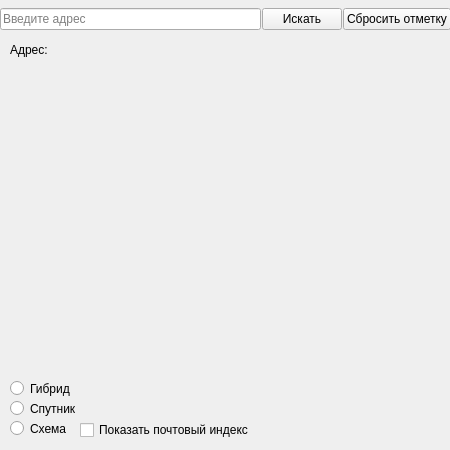
<?xml version="1.0" encoding="UTF-8"?>
<ui version="4.0">
 <class>MainWindow</class>
 <widget class="QMainWindow" name="MainWindow">
  <property name="geometry">
   <rect>
    <x>0</x>
    <y>0</y>
    <width>450</width>
    <height>450</height>
   </rect>
  </property>
  <property name="sizePolicy">
   <sizepolicy hsizetype="Fixed" vsizetype="Fixed">
    <horstretch>0</horstretch>
    <verstretch>0</verstretch>
   </sizepolicy>
  </property>
  <property name="windowTitle">
   <string>MapsApi</string>
  </property>
  <widget class="QWidget" name="centralwidget">
   <widget class="QRadioButton" name="hybrid">
    <property name="geometry">
     <rect>
      <x>10</x>
      <y>380</y>
      <width>60</width>
      <height>17</height>
     </rect>
    </property>
    <property name="text">
     <string>Гибрид</string>
    </property>
    <attribute name="buttonGroup">
     <string notr="true">map_type</string>
    </attribute>
   </widget>
   <widget class="QRadioButton" name="sat">
    <property name="geometry">
     <rect>
      <x>10</x>
      <y>400</y>
      <width>70</width>
      <height>17</height>
     </rect>
    </property>
    <property name="text">
     <string>Спутник</string>
    </property>
    <attribute name="buttonGroup">
     <string notr="true">map_type</string>
    </attribute>
   </widget>
   <widget class="QRadioButton" name="scheme">
    <property name="geometry">
     <rect>
      <x>10</x>
      <y>420</y>
      <width>60</width>
      <height>17</height>
     </rect>
    </property>
    <property name="text">
     <string>Схема</string>
    </property>
    <attribute name="buttonGroup">
     <string notr="true">map_type</string>
    </attribute>
   </widget>
   <widget class="QLabel" name="image">
    <property name="geometry">
     <rect>
      <x>0</x>
      <y>0</y>
      <width>450</width>
      <height>450</height>
     </rect>
    </property>
    <property name="text">
     <string/>
    </property>
   </widget>
   <widget class="QLabel" name="lbl_address">
    <property name="geometry">
     <rect>
      <x>10</x>
      <y>40</y>
      <width>430</width>
      <height>20</height>
     </rect>
    </property>
    <property name="text">
     <string>Адрес: </string>
    </property>
   </widget>
   <widget class="QCheckBox" name="postalcode">
    <property name="geometry">
     <rect>
      <x>80</x>
      <y>420</y>
      <width>170</width>
      <height>20</height>
     </rect>
    </property>
    <property name="text">
     <string>Показать почтовый индекс</string>
    </property>
   </widget>
   <widget class="QWidget" name="layoutWidget">
    <property name="geometry">
     <rect>
      <x>0</x>
      <y>4</y>
      <width>451</width>
      <height>31</height>
     </rect>
    </property>
    <layout class="QHBoxLayout" name="horizontalLayout">
     <property name="spacing">
      <number>1</number>
     </property>
     <item>
      <widget class="QLineEdit" name="obj_address">
       <property name="placeholderText">
        <string>Введите адрес</string>
       </property>
      </widget>
     </item>
     <item>
      <widget class="QPushButton" name="search">
       <property name="text">
        <string>Искать</string>
       </property>
      </widget>
     </item>
     <item>
      <widget class="QPushButton" name="delete_mark">
       <property name="text">
        <string>Сбросить отметку</string>
       </property>
      </widget>
     </item>
    </layout>
   </widget>
   <zorder>image</zorder>
   <zorder>layoutWidget</zorder>
   <zorder>hybrid</zorder>
   <zorder>sat</zorder>
   <zorder>scheme</zorder>
   <zorder>lbl_address</zorder>
   <zorder>postalcode</zorder>
  </widget>
 </widget>
 <resources/>
 <connections/>
 <buttongroups>
  <buttongroup name="map_type"/>
 </buttongroups>
</ui>
